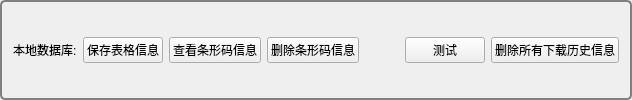
         <widget class="QGroupBox" name="MU_down_GpBox">
          <property name="sizePolicy">
           <sizepolicy hsizetype="Preferred" vsizetype="Preferred">
            <horstretch>0</horstretch>
            <verstretch>0</verstretch>
           </sizepolicy>
          </property>
          <property name="layoutDirection">
           <enum>Qt::LeftToRight</enum>
          </property>
          <property name="styleSheet">
           <string notr="true"> QGroupBox {
     background-color: qlineargradient(x1: 0, y1: 0, x2: 0, y2: 1,
                                       stop: 0 #b0e0e6, stop: 1 #b0e0e6);
     border: 2px solid gray;
     border-radius: 5px;
     margin-top:1ex; /* leave space at the top for the title */
 }

 QGroupBox::title {
     subcontrol-origin: margin;
     subcontrol-position: top left; /* position at the top center */
     padding: 0 3px;
 
   
 }</string>
          </property>
          <property name="title">
           <string/>
          </property>
          <property name="flat">
           <bool>false</bool>
          </property>
          <property name="checkable">
           <bool>false</bool>
          </property>
          <layout class="QGridLayout" name="gridLayout_4">
           <item row="0" column="0">
            <widget class="QLabel" name="label">
             <property name="styleSheet">
              <string notr="true"/>
             </property>
             <property name="text">
              <string>本地数据库:</string>
             </property>
            </widget>
           </item>
           <item row="0" column="1">
            <widget class="QPushButton" name="EM_down_saveLocalSql_PsBtn">
             <property name="text">
              <string>保存表格信息</string>
             </property>
            </widget>
           </item>
           <item row="0" column="2">
            <widget class="QPushButton" name="EM_down_loadLocalSql_PsBtn">
             <property name="text">
              <string>查看条形码信息</string>
             </property>
            </widget>
           </item>
           <item row="0" column="3">
            <widget class="QPushButton" name="EM_down_deleteLocalSqlItem_PsBtn">
             <property name="text">
              <string>删除条形码信息</string>
             </property>
            </widget>
           </item>
           <item row="0" column="4">
            <spacer name="horizontalSpacer_4">
             <property name="orientation">
              <enum>Qt::Horizontal</enum>
             </property>
             <property name="sizeHint" stdset="0">
              <size>
               <width>40</width>
               <height>20</height>
              </size>
             </property>
            </spacer>
           </item>
           <item row="0" column="5">
            <widget class="QPushButton" name="EM_save_XML_PsBtn">
             <property name="text">
              <string>测试</string>
             </property>
            </widget>
           </item>
           <item row="0" column="6">
            <widget class="QPushButton" name="EM_options_deleteLocalSqlAll_PsBtn">
             <property name="text">
              <string>删除所有下载历史信息</string>
             </property>
            </widget>
           </item>
          </layout>
         </widget>
